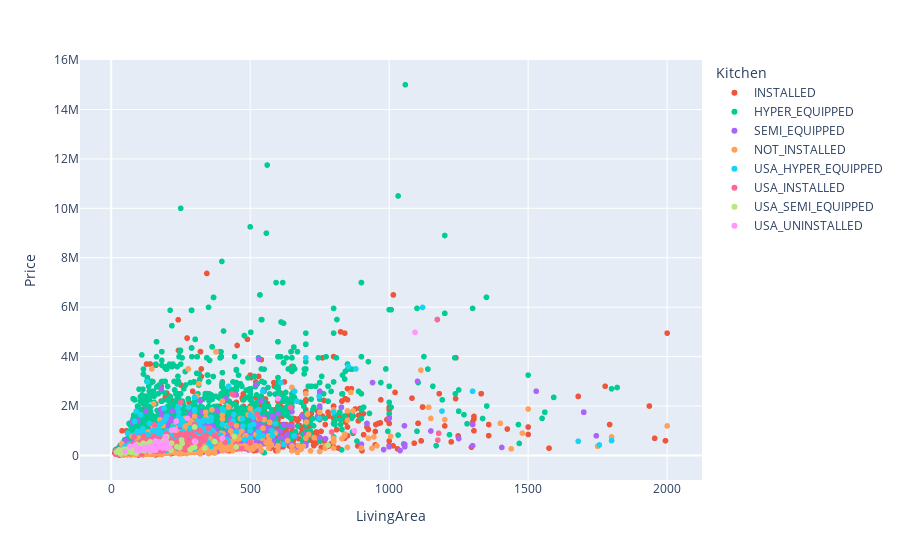

Notebook cell for this chart:
### Markdown cell above
# Kitchen test

### Code cell
final_data = sale_data.drop(sale_data[sale_data.LivingArea > 2000].index)
fig_kit = px.scatter(data_frame=final_data, x='LivingArea', y='Price', color='Kitchen')
fig_kit.show()

### Figure 1 — Plotly figure (JSON) as saved in the notebook; plotly's stock layout.template omitted (floating-point values rounded to 4 significant figures; data arrays with more than 128 entries replaced by an {"elided": "..."} marker saying what was removed)
{"data": [{"hovertemplate": "Kitchen=INSTALLED<br>LivingArea=%{x}<br>Price=%{y}<extra></extra>", "legendgroup": "INSTALLED", "marker": {"color": "#EF553B", "symbol": "circle"}, "mode": "markers", "name": "INSTALLED", "showlegend": true, "type": "scattergl", "x": {"elided": "27469 int values"}, "xaxis": "x", "y": {"elided": "27469 int values"}, "yaxis": "y"}, {"hovertemplate": "Kitchen=HYPER_EQUIPPED<br>LivingArea=%{x}<br>Price=%{y}<extra></extra>", "legendgroup": "HYPER_EQUIPPED", "marker": {"color": "#00cc96", "symbol": "circle"}, "mode": "markers", "name": "HYPER_EQUIPPED", "showlegend": true, "type": "scattergl", "x": {"elided": "16179 int values"}, "xaxis": "x", "y": {"elided": "16179 int values"}, "yaxis": "y"}, {"hovertemplate": "Kitchen=SEMI_EQUIPPED<br>LivingArea=%{x}<br>Price=%{y}<extra></extra>", "legendgroup": "SEMI_EQUIPPED", "marker": {"color": "#ab63fa", "symbol": "circle"}, "mode": "markers", "name": "SEMI_EQUIPPED", "showlegend": true, "type": "scattergl", "x": {"elided": "6761 int values"}, "xaxis": "x", "y": {"elided": "6761 int values"}, "yaxis": "y"}, {"hovertemplate": "Kitchen=NOT_INSTALLED<br>LivingArea=%{x}<br>Price=%{y}<extra></extra>", "legendgroup": "NOT_INSTALLED", "marker": {"color": "#FFA15A", "symbol": "circle"}, "mode": "markers", "name": "NOT_INSTALLED", "showlegend": true, "type": "scattergl", "x": {"elided": "3562 int values"}, "xaxis": "x", "y": {"elided": "3562 int values"}, "yaxis": "y"}, {"hovertemplate": "Kitchen=USA_HYPER_EQUIPPED<br>LivingArea=%{x}<br>Price=%{y}<extra></extra>", "legendgroup": "USA_HYPER_EQUIPPED", "marker": {"color": "#19d3f3", "symbol": "circle"}, "mode": "markers", "name": "USA_HYPER_EQUIPPED", "showlegend": true, "type": "scattergl", "x": {"elided": "942 int values"}, "xaxis": "x", "y": {"elided": "942 int values"}, "yaxis": "y"}, {"hovertemplate": "Kitchen=USA_INSTALLED<br>LivingArea=%{x}<br>Price=%{y}<extra></extra>", "legendgroup": "USA_INSTALLED", "marker": {"color": "#FF6692", "symbol": "circle"}, "mode": "markers", "name": "USA_INSTALLED", "showlegend": true, "type": "scattergl", "x": {"elided": "826 int values"}, "xaxis": "x", "y": {"elided": "826 int values"}, "yaxis": "y"}, {"hovertemplate": "Kitchen=USA_SEMI_EQUIPPED<br>LivingArea=%{x}<br>Price=%{y}<extra></extra>", "legendgroup": "USA_SEMI_EQUIPPED", "marker": {"color": "#B6E880", "symbol": "circle"}, "mode": "markers", "name": "USA_SEMI_EQUIPPED", "showlegend": true, "type": "scattergl", "x": [85, 140, null, null, 34, 180, 68, 85, 443, 71, 88, 83, null, 107, 92, 92, 92, 92, 92, 125, 28, 130, 90, 171, 120, 100, 300, 125, 91, 91, 91, 115, 200, 293, 40, 215, 72, 113, 88, null, 148, 65, 100, 217, 205, 189, 303, 50, null, 66, 180, 450, 60, 69, 253, 80, 126, 32, 140, 57, 337, 88, 90, 152, 255, 83, 155, null, 150, 373, 284, 150, 80, 300, 236, 49, 20, 176, 140, 247, 150, 780, 96, 75, 32, 80, 120, 55, 51, null, 55, 115, 148, 130, 45, 108, 61, null, 57, null, 160, 102, 85, 54, 80, 108, null, 120, null, null, 75], "xaxis": "x", "y": [190000, 170000, 140000, 875000, 61000, 475000, 178500, 189000, 765000, 180000, 398000, 165000, 240000, 395000, 445000, 445000, 445000, 445000, 445000, 375000, 220000, 459000, 95000, 345000, 189000, 339000, 1150000, 370000, 285000, 285000, 285000, 495000, 750000, 315000, 149000, 220000, 129000, 209000, 99000, 79000, 289000, 278000, 245000, 495000, 310000, 599000, 549000, 175000, 320000, 255000, 435000, 349000, 209000, 199000, 625000, 260000, 349000, 164000, 520000, 140000, 295000, 350000, 225000, 289000, 485000, 275000, 250000, 145000, 245000, 550000, 240000, 215000, 275000, 330000, 350000, 139000, 139000, 350000, 549000, 325000, 229950, 415000, 250000, 214000, 165000, 188000, 345000, 249000, 90000, 299000, 135000, 265000, 315000, 462000, 245000, 335000, 158000, 369000, 125000, 105000, 450000, 375000, 125000, 185000, 165000, 378000, 239000, 445000, 145000, 95000, 330000], "yaxis": "y"}, {"hovertemplate": "Kitchen=USA_UNINSTALLED<br>LivingArea=%{x}<br>Price=%{y}<extra></extra>", "legendgroup": "USA_UNINSTALLED", "marker": {"color": "#FF97FF", "symbol": "circle"}, "mode": "markers", "name": "USA_UNINSTALLED", "showlegend": true, "type": "scattergl", "x": [166, 162, 163, 190, 160, 158, 158, 130, 190, 185, 102, 123, 162, 143, 144, 144, 274, 875, null, 67, 234, 200, 86, 150, 170, 150, 160, 200, 600, 1093, 130, 217, 194, 160, 120, 170, 145, 100, 140, 92, 120, 130, 210, 180, 160, 160, 140, 100, 150, 150, 100, 140, 150, 180, 150, 200, 50, 228, 120, 154, 180, 145, 140, 130, 130, 150, 300, 400, 120, 160, 160, 140, 140, 300, 132, 132, 98], "xaxis": "x", "y": [377195, 358440, 379855, 420895, 213100, 585000, 585000, 308500, 499000, 299000, 270000, 265000, 367150, 345925, 319900, 348940, 1500000, 995000, 265000, 370000, 1390000, 301500, 415000, 313500, 550000, 380000, 300500, 535000, 2300000, 4980000, 240500, 1025000, 750000, 258000, 328500, 357360, 193960, 279500, 284500, 220000, 328500, 318500, 325000, 355500, 324500, 351500, 290000, 283500, 345500, 334500, 183500, 327500, 380500, 373898, 395420, 380000, 160000, 1040000, 232500, 410000, 349500, 266000, 250500, 270500, 246500, 367100, 563500, 695000, 234500, 252000, 252000, 240000, 241500, 580000, 330000, 330000, 265000], "yaxis": "y"}], "layout": {"legend": {"title": {"text": "Kitchen"}, "tracegroupgap": 0}, "margin": {"t": 60}, "xaxis": {"anchor": "y", "domain": [0, 1], "title": {"text": "LivingArea"}}, "yaxis": {"anchor": "x", "domain": [0, 1], "title": {"text": "Price"}}}}
